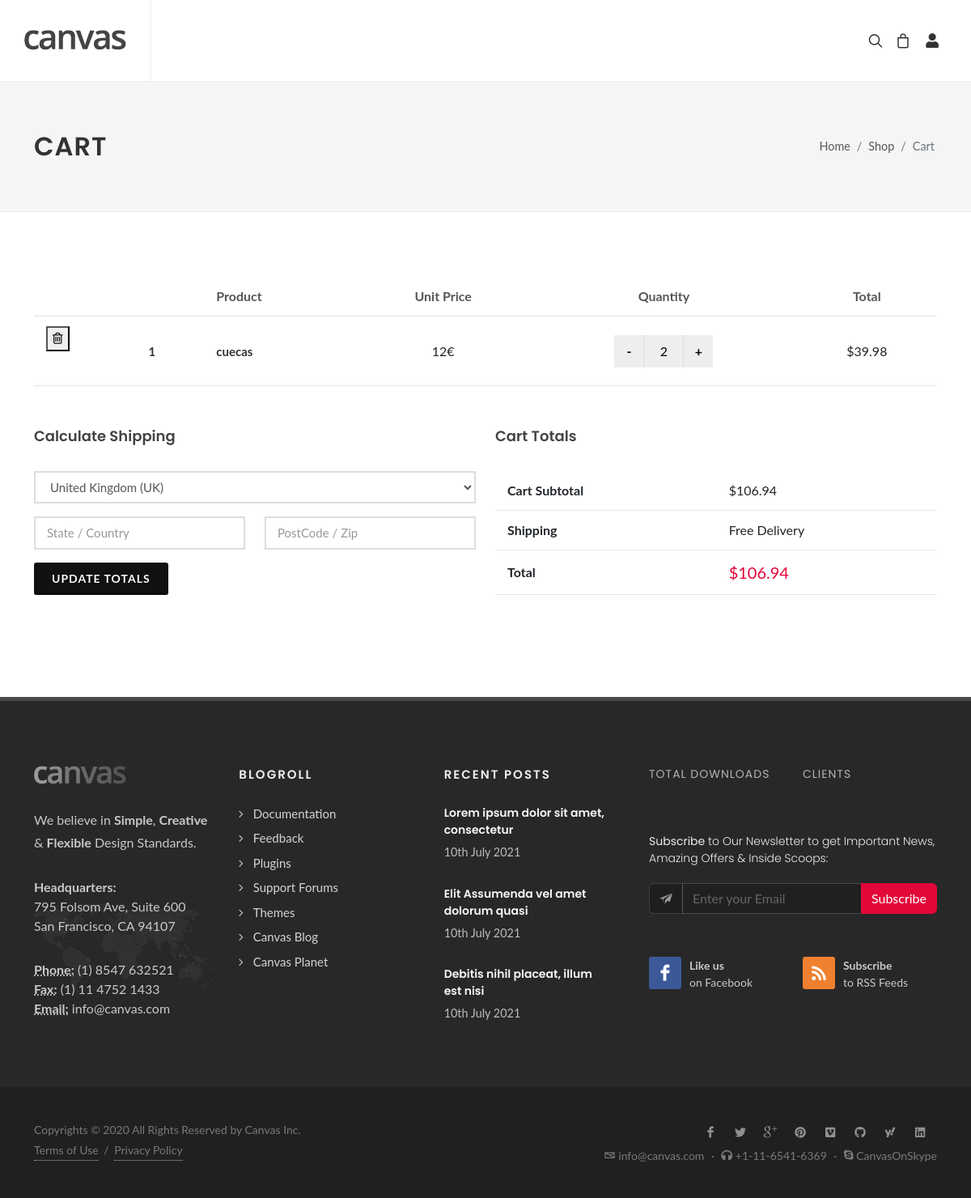
/cart (signed in), run on the app's committed database.
### models.py (models this page shows)
class Carrinho(db.Model):
    id = db.Column(db.Integer, primary_key=True)
    user_id = db.Column(db.Integer, db.ForeignKey('user.id'), nullable=False)
    product_id = db.Column(db.Integer, db.ForeignKey('produto.id'), nullable=False)
    product_name = db.Column(db.Integer, db.ForeignKey('produto.name'), nullable=False)
    product_price = db.Column(db.Integer, db.ForeignKey('produto.price'), nullable=False)

### main.py (the view)
@app.route("/cart")
def cart():
    if 'user' in session:
        username = session['user']
        user = User.query.filter_by(username=username).first()
        products = Carrinho.query.filter_by(user_id=user.id).all()
        return render_template('cart.html', user=user, products=products)
    else:
        return render_template('login-register.html')

### templates/cart.html (shortened to what this page needs)
{% extends 'core/base.html'%} {% block wrapper %}
<div id="wrapper">
  {% include "core/header.html" %}
  <section id="page-title">
    <div class="container">
      <h1>Cart</h1>
      <ol class="breadcrumb">
        <li class="breadcrumb-item"><a href="#">Home</a></li>
        <li class="breadcrumb-item"><a href="#">Shop</a></li>
        <li class="breadcrumb-item active" aria-current="page">Cart</li>
      </ol>
    </div>
  </section>
  <section id="content">
    <div class="content-wrap">
      <div class="container">
        <table class="table cart mb-5">
          <thead>
            <tr>
              <th class="cart-product-remove">&nbsp;</th>
              <th class="cart-product-thumbnail">&nbsp;</th>
              <th class="cart-product-name">Product</th>
              <th class="cart-product-price">Unit Price</th>
              <th class="cart-product-quantity">Quantity</th>
              <th class="cart-product-subtotal">Total</th>
            </tr>
          </thead>
          <tbody>
              {% for product in products %}
							<tr class="cart_item">
              <td class="cart-product-remove">
                <form method="POST" action="/delete">
                  <button type="submit"><i class="icon-trash2"></i></button>
                </form>
              </td>
              <td class="cart-product-name">
                <a href="#">{{ product.id }}</a>
              </td>
              <td class="cart-product-name">
                <a href="#">{{ product.product_name }}</a>
              </td>
              <td class="cart-product-price">
                <span class="amount">{{ product.product_price }}€</span>
              </td>
              <td class="cart-product-quantity">
                <div class="quantity">
                  <input type="button" value="-" class="minus" />
                  <input type="text" name="quantity" value="2" class="qty" />
                  <input type="button" value="+" class="plus" />
                </div>
              </td>
              <td class="cart-product-subtotal">
                <span class="amount">$39.98</span>
              </td>
              </tr>
							{% endfor %}
          </tbody>
        </table>
        <div class="row col-mb-30">
          <div class="col-lg-6">
            <h4>Calculate Shipping</h4>
            <form class="row">
              <div class="col-12 form-group">
                <select class="sm-form-control">
                  <option value="GB" selected="selected">
                    United Kingdom (UK)
                  </option>
                </select>
              </div>
              <div class="col-6 form-group">
                <input
                  type="text"
                  class="sm-form-control"
                  placeholder="State / Country"
                />
              </div>
              <div class="col-6 form-group">
                <input
                  type="text"
                  class="sm-form-control"
                  placeholder="PostCode / Zip"
                />
              </div>
              <div class="col-12 form-group">
                <button class="button button-3d m-0 button-black">
                  Update Totals
                </button>
              </div>
            </form>
          </div>
          <div class="col-lg-6">
            <h4>Cart Totals</h4>
            <div class="table-responsive">
              <table class="table cart cart-totals">
                <tbody>
                  <tr class="cart_item">
                    <td class="cart-product-name">
                      <strong>Cart Subtotal</strong>
                    </td>
                    <td class="cart-product-name">
                      <span class="amount">$106.94</span>
                    </td>
                  </tr>
                  <tr class="cart_item">
                    <td class="cart-product-name">
                      <strong>Shipping</strong>
                    </td>
                    <td class="cart-product-name">
                      <span class="amount">Free Delivery</span>
                    </td>
                  </tr>
                  <tr class="cart_item">
                    <td class="cart-product-name">
                      <strong>Total</strong>
                    </td>
                    <td class="cart-product-name">
                      <span class="amount color lead"
                        ><strong>$106.94</strong></span
                      >
                    </td>
                  </tr>
                </tbody>
              </table>
            </div>
          </div>
        </div>
      </div>
    </div>
  </section>
  {% include "core/footer.html" %}
</div>
{% endblock %}

### data on the page
Carrinho: id "1", product_name "cuecas", product_price "12"
